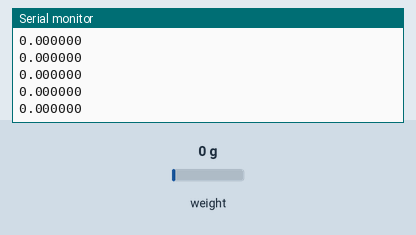
The sketch below on a simulated Arduino Uno, built with avr-gcc and run on an emulated ATmega328P. Shown: the last lines printed to the serial monitor. The test bench sets the inputs (shaded band); at power-on: weight on the scale 0 g.

Above: at 1.2 s.
1.3 s: weight on the scale set to 100 g
At 1.32 s:
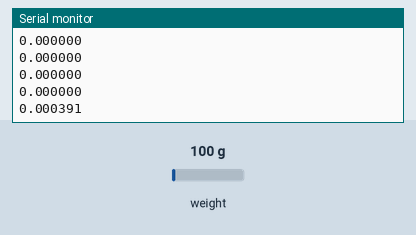
2.8 s: weight on the scale set to 1250 g
At 2.83 s:
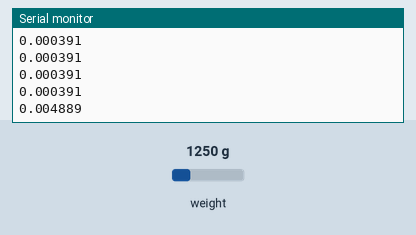
Timing chart, 0 to 5.8 s (numbered marks = the images above; inputs shaded):
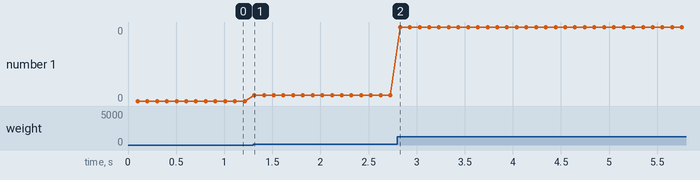

The sketch:

main.ino
```cpp
// Documentation for how to connect the HX711 to the wheatstone bridge:
// https://learn.sparkfun.com/tutorials/load-cell-amplifier-hx711-breakout-hookup-guide#hardware-hookup-

#include <HX711.h>

const int LOADCELL_DOUT_PIN = 3;
const int LOADCELL_SCK_PIN = 2;
const float GAUGE_FACTOR = 2.1;   // gauge factor is a property of the strain gauge

HX711 strainGauge;

//const long LOADCELL_OFFSET = 50682624;
//const long LOADCELL_DIVIDER = 5895655;

void setup() {
  Serial.begin(115200);
  strainGauge.begin(LOADCELL_DOUT_PIN, LOADCELL_SCK_PIN);   // this function also automatically selects channel A and sets gain to
  strainGauge.set_gain(64);                    // sets the gain of channel A to 64 which corresponds to an input of ±40mV
  //strainGauge.set_scale(LOADCELL_DIVIDER);
  //strainGauge.set_offset(LOADCELL_OFFSET);
  //for(int i = 0; i < 100; i++)                 // flushes the first few readings
    //float x = strainGauge.read();
}

void loop() {
  float voltage = strainGauge.read();
  voltage = ((voltage / 8388607) * 5) / 64;   // 2^23 - 1 = 8388607. Dividing to reverse the amplifier gain.
  //float strain = (4 * voltage)/(5.0 * GAUGE_FACTOR);
  //Serial.print(voltage,5);
  //Serial.print("\t");
  Serial.println(voltage,6);
}
```

Measured:
- after the input at 1.3 s, the serial monitor: prints a new line at once (image 1)
- after the input at 2.8 s, the serial monitor: prints a new line at once (image 2)
- plotted number 1: 0 → 0 after the input at 1.3 s, 0 → 0 after the input at 2.8 s
